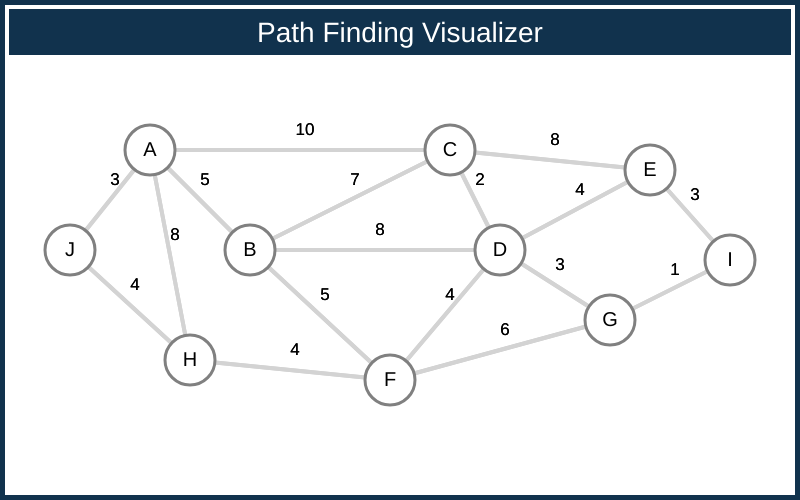
Frame 1 (no input)
Frame 60 (no input): identical to frame 1, image omitted
Frame 120 (the mouse pressed at the canvas centre since frame 60): identical to frame 1, image omitted

The p5.js sketch that drew this single still picture (run headless with seeded random() and noise() and a simulated clock; from frame 60 on, the mouse is pressed at the canvas centre):

// p5.js sketch
// ── sketch.js
let edge;
let graph;
let edgeArray = new Array();
let solutionArray = new Array();
let queue;
let index = 0;
let index1 = 0;
let solution;
let src;
let dest;
let solutionIndex1;
let solutionIndex2;
let edgeIndex0;
let edgeIndex1;
let edgeIndex2;
let nodeVisited;

function setup() {
  createCanvas(800, 500);
  graph = new Graph();
  graph.addNode("A", 150, 150);
  graph.addNode("B", 250, 250);
  graph.addNode("C", 450, 150);
  graph.addNode("D", 500, 250);
  graph.addNode("E", 650, 170);
  graph.addNode("F", 390, 380);
  graph.addNode("G", 610, 320);
  graph.addNode("H", 190, 360);
  graph.addNode("I", 730, 260);
  graph.addNode("J", 70, 250);
  graph.addEdge("A", "J", 3);
  graph.addEdge("J", "A", 3);
  graph.addEdge("J", "H", 4);
  graph.addEdge("H", "J", 4);
  graph.addEdge("I", "E", 3);
  graph.addEdge("E", "I", 3);
  graph.addEdge("G", "I", 1);
  graph.addEdge("I", "G", 1);

  graph.addEdge("A", "B", 5);
  graph.addEdge("B", "A", 5);
  graph.addEdge("A", "C", 10);
  graph.addEdge("C", "A", 10);
  graph.addEdge("B", "C", 7);
  graph.addEdge("C", "B", 7);
  graph.addEdge("B", "D", 8);
  graph.addEdge("D", "B", 8);
  graph.addEdge("C", "D", 2);
  graph.addEdge("D", "C", 2);
  graph.addEdge("D", "E", 4);
  graph.addEdge("E", "D", 4);
  graph.addEdge("C", "E", 8);
  graph.addEdge("E", "C", 8);
  graph.addEdge("A", "H", 8);
  graph.addEdge("H", "A", 8);
  graph.addEdge("H", "F", 4);
  graph.addEdge("F", "H", 4);
  graph.addEdge("F", "G", 6);
  graph.addEdge("G", "F", 6);
  graph.addEdge("B", "F", 5);
  graph.addEdge("F", "B", 5);
  graph.addEdge("F", "D", 4);
  graph.addEdge("D", "F", 4);
  graph.addEdge("G", "D", 3);
  graph.addEdge("D", "G", 3);

  //graph.findPath(graph.nodeList[1][0], graph.nodeList[4][0]);
}

function draw() {
  background("white");
  //Border
  stroke("#11324d");
  strokeWeight(10);
  noFill();
  rect(0, 0, 800, 500);

  // Title div
  stroke("white");
  strokeWeight(4);
  fill("#11324d");
  rect(7, 7, 786, 50);

  // Title
  fill("White");
  noStroke();
  textSize(28);
  textFont("Helvetica");
  textAlign(CENTER, CENTER);
  text("Path Finding Visualizer", 400, 34);

  graph.showEdges();
  graph.showNodes();
}

function findPathPressed() {
  let startInput;
  let endInput;
  let start;
  let end;
  let nodeIndex;
  let currentEdge;
  let edgeIndex;
  let nodeQueue = new Queue();
  let edgeQueue = new Queue();
  startInput = document.getElementById("start").value.toString();
  nodeIndex = graph.indexByInfo(startInput);
  start = graph.nodeList[nodeIndex][0];
  start.color = "#00FF00";
  print("Start : Node " + start.info);
  endInput = document.getElementById("end").value.toString();
  nodeIndex = graph.indexByInfo(endInput);
  end = graph.nodeList[nodeIndex][0];
  end.color = "#00FF00";
  print("End : Node " + end.info);

  solution = graph.findPath(start, end);
  print("solution: " + solution);
  for (let i = 0; i < solution.length - 1; i++) {
    src = graph.indexByInfo(solution[i]);
    dest = graph.indexByInfo(solution[i + 1]);
    edgeIndex0 = graph.edgeByNode(
      graph.nodeList[src][0],
      graph.nodeList[dest][0]
    );
    print(
      "push : " +
        graph.edgeList[edgeIndex0].src.info +
        graph.edgeList[edgeIndex0].dest.info
    );
    solutionArray.push(graph.edgeList[edgeIndex0]);
  }

  nodeIndex = graph.indexByNode(start);
  graph.nodeList[nodeIndex][0].cost = 0;
  nodeQueue.enqueue(start);
  while (!nodeQueue.isEmpty()) {
    nodeIndex = graph.indexByNode(nodeQueue.peek());
    for (let i = 1; i < graph.nodeList[nodeIndex].length; i++) {
      edgeIndex = graph.edgeByNode(
        graph.nodeList[nodeIndex][0],
        graph.nodeList[nodeIndex][i]
      );

      currentEdge = graph.edgeList[edgeIndex];
      edgeQueue.enqueue(currentEdge);

      if (nodeQueue.checkExist(graph.nodeList[nodeIndex][i]) == false) {
        nodeQueue.enqueue(graph.nodeList[nodeIndex][i]);
      }
    }
  }
  while (!edgeQueue.isEmpty()) {
    currentEdge = edgeQueue.dequeue();
    //print(currentEdge.src.info + "-" + currentEdge.dest.info);
    edgeArray.push(currentEdge);
  }

  for (let i = 0; i < edgeArray.length; i++) {
    setTimeout(EdgetoRed, i * 300);
    //toRed();
  }

  for (let i = 0; i < solutionArray.length; i++) {
    setTimeout(EdgetoGreen, edgeArray.length * 300 + i * 500);
  }
}

function EdgetoRed() {
  if (edgeArray[index] != null) {
    edgeIndex1 = graph.edgeByNode(edgeArray[index].src, edgeArray[index].dest);
    //print(edgeIndex1);
    edgeIndex2 = graph.edgeByNode(edgeArray[index].dest, edgeArray[index].src);
    //print(edgeIndex2);
    graph.edgeList[edgeIndex1].toRed();
    graph.edgeList[edgeIndex2].toRed();

    index++;
  }
}

function EdgetoGreen() {
  if (solutionArray[index1] != null) {
    solutionIndex1 = graph.edgeByNode(
      solutionArray[index1].src,
      solutionArray[index1].dest
    );
    solutionIndex2 = graph.edgeByNode(
      solutionArray[index1].dest,
      solutionArray[index1].src
    );
    graph.edgeList[solutionIndex1].toGreen();
    graph.edgeList[solutionIndex2].toGreen();
    index1++;
  }
}

// ── Edge.js
class Edge {
  constructor(src, dest, weight) {
    this.src = src;
    this.dest = dest;
    this.weight = weight;
    this.color = "#D3D3D3";
  }

  midX() {
    if (this.src.x < this.dest.x) {
      return (this.dest.x + this.src.x) / 2;
    } else {
      return (this.src.x + this.dest.x) / 2;
    }
  }

  midY() {
    if (this.src.y < this.dest.y) {
      return (this.dest.y + this.src.y) / 2;
    } else {
      return (this.src.y + this.dest.y) / 2;
    }
  }

  toRed() {
    this.color = "red";
  }

  toGreen() {
    this.color = "#00FF00";
  }

  show() {
    //Line
    stroke(this.color);
    strokeWeight(4);
    line(this.src.x, this.src.y, this.dest.x, this.dest.y);

    //Weight
    fill("black");
    noStroke();
    textSize(17);
    textFont("Helvetica");
    text(this.weight, this.midX() + 5, this.midY() - 20);
  }
}

// ── Graph.js
class Graph {
  constructor() {
    this.nodeList = new Array();
    this.edgeList = new Array();
  }

  addNode(info, x, y) {
    let currentList = new Array();
    currentList.push(new Node(info, x, y));
    this.nodeList.push(currentList);
  }

  indexByInfo(info) {
    for (let i = 0; i < this.nodeList.length; i++) {
      if (this.nodeList[i][0].info === info) {
        return i;
      }
    }
  }

  indexByNode(node) {
    for (let i = 0; i < this.nodeList.length; i++) {
      if (this.nodeList[i][0] == node) {
        return i;
      }
    }
  }

  edgeByNode(src, dest) {
    for (let i = 0; i < this.edgeList.length; i++) {
      if (this.edgeList[i].src == src && this.edgeList[i].dest == dest) {
        return i;
      }
    }
  }

  addEdge(src, dest, weight) {
    let srcIndex = this.indexByInfo(src);
    let destIndex = this.indexByInfo(dest);
    this.nodeList[srcIndex].push(this.nodeList[destIndex][0]);
    this.edgeList.push(
      new Edge(this.nodeList[srcIndex][0], this.nodeList[destIndex][0], weight)
    );
  }

  showNodes() {
    for (let i = 0; i < this.nodeList.length; i++) {
      this.nodeList[i][0].show();
    }
  }

  showEdges() {
    for (let i = 0; i < this.edgeList.length; i++) {
      this.edgeList[i].show();
    }
  }

  findPath(start, end) {
    let solution;
    let path = "";
    let nodeIndex;
    let currentNode;
    let currentEdge;
    let edgeIndex;
    let newCost;
    let nodeQueue = new Queue();
    let edgeQueue = new Queue();
    nodeIndex = this.indexByNode(start);
    this.nodeList[nodeIndex][0].cost = 0;
    nodeQueue.enqueue(start);
    while (!nodeQueue.isEmpty()) {
      nodeIndex = this.indexByNode(nodeQueue.peek());
      print(this.nodeList[nodeIndex][0].info);
      for (let i = 1; i < this.nodeList[nodeIndex].length; i++) {
        edgeIndex = this.edgeByNode(
          this.nodeList[nodeIndex][0],
          this.nodeList[nodeIndex][i]
        );
        currentEdge = this.edgeList[edgeIndex];
        if (currentEdge.src != end && currentEdge.dest != start) {
          edgeQueue.enqueue(this.edgeList[edgeIndex]);
        }
        if (nodeQueue.checkExist(this.nodeList[nodeIndex][i]) == false) {
          nodeQueue.enqueue(this.nodeList[nodeIndex][i]);
        }
      }
    }
    while (!edgeQueue.isEmpty()) {
      currentEdge = edgeQueue.dequeue();
      print(currentEdge.src.info + "-" + currentEdge.dest.info);
      newCost = currentEdge.src.cost + currentEdge.weight;
      if (newCost < currentEdge.dest.cost) {
        currentEdge.dest.cost = newCost;
        currentEdge.dest.prev = currentEdge.src;
      }
    }
    for (let i = 0; i < this.nodeList.length; i++) {
      if (this.nodeList[i][0].prev != null) {
        print(
          this.nodeList[i][0].info +
            "-" +
            this.nodeList[i][0].cost +
            "-" +
            this.nodeList[i][0].prev.info
        );
      } else {
        print(
          this.nodeList[i][0].info + "-" + this.nodeList[i][0].cost + "-start"
        );
      }
    }
    nodeIndex = this.indexByNode(end);
    currentNode = this.nodeList[nodeIndex][0];
    path += currentNode.info;
    while (currentNode.prev != null) {
      path += currentNode.prev.info;
      currentNode = currentNode.prev;
    }
    return this.reversePath(path);
  }

  reversePath(path) {
    let newPath = "";
    for (let i = path.length - 1; i >= 0; i--) {
      newPath += path[i];
    }
    return newPath;
  }
}

// ── Node.js
class Node {
  constructor(info, x, y) {
    this.info = info;
    this.x = x;
    this.y = y;
    this.diamet = 50;
    this.color = "gray";
    this.cost = 9999;
    this.prev = null;
  }

  toRed() {
    this.color = "red";
  }

  show() {
    stroke(this.color);
    strokeWeight(3);
    fill("white");
    circle(this.x, this.y, this.diamet);

    //Number inside
    fill(0);
    noStroke();
    textSize(20);
    textFont("Helvetica");
    textAlign(CENTER, CENTER);
    text(this.info, this.x, this.y);
  }
}

// ── Queue.js
class Queue {
  constructor() {
    this.elements = new Array();
    this.head = 0;
    this.tail = 0;
  }

  enqueue(element) {
    this.elements[this.tail] = element;
    this.tail++;
  }

  dequeue() {
    if (this.head > this.tail) {
      print("Queue empty");
      return null;
    } else {
      const item = this.elements[this.head];
      delete this.elements[this.head];
      this.head++;
      return item;
    }
  }

  peek() {
    const item = this.elements[this.head];
    this.head++;
    return item;
  }

  checkExist(element) {
    if (this.elements.indexOf(element) != -1) {
      return true;
    } else {
      return false;
    }
  }

  isEmpty() {
    return this.head >= this.tail;
  }
}

// ── style.css
html,
body {
  margin: 0;
  padding: 0;
}

canvas {
  display: block;
  position: relative;
  top: 10px;
  margin: 0 auto;
}

#start {
  display: inline;
  position: relative;
  margin-top: 20px;
  margin-left: 30px;
  margin-right: 400px;
  margin-bottom: 20px;
  border: none;
  border-bottom: 2px solid #11324d;
  outline: none;
}

#end {
  display: inline;
  position: relative;
  margin-top: 20px;
  margin-bottom: 20px;
  border: none;
  border-bottom: 2px solid #11324d;
  outline: none;
}

#btnBox {
  width: 800px;
  outline: 4px solid #11324d;
  display: block;
  position: absolute;
  position: absolute;
  top: 550px;
  left: 0;
  right: 0;
  margin: 0 auto;
}

#start {
  text-align: center;
  font-family: "Poppins", sans-serif;
}

#end {
  text-align: center;
  font-family: "Poppins", sans-serif;
}

.btns {
  /*outline: 3px solid yellow;*/
  display: flex;
  justify-content: space-around;
  margin-bottom: 15px;
}

.btn {
  font-family: "Poppins", sans-serif;
  border: 2px solid #11324d;
  background-color: white;
  padding: 5px 10px;
}

.btn:hover {
  box-shadow: -8px 10px 38px -8px rgba(17, 50, 77, 0.75);
  -webkit-box-shadow: -8px 10px 38px -8px rgba(17, 50, 77, 0.75);
  -moz-box-shadow: -8px 10px 38px -8px rgba(17, 50, 77, 0.75);
  background-color: #11324d; /* Green */
  color: white;
  cursor: pointer;
}
